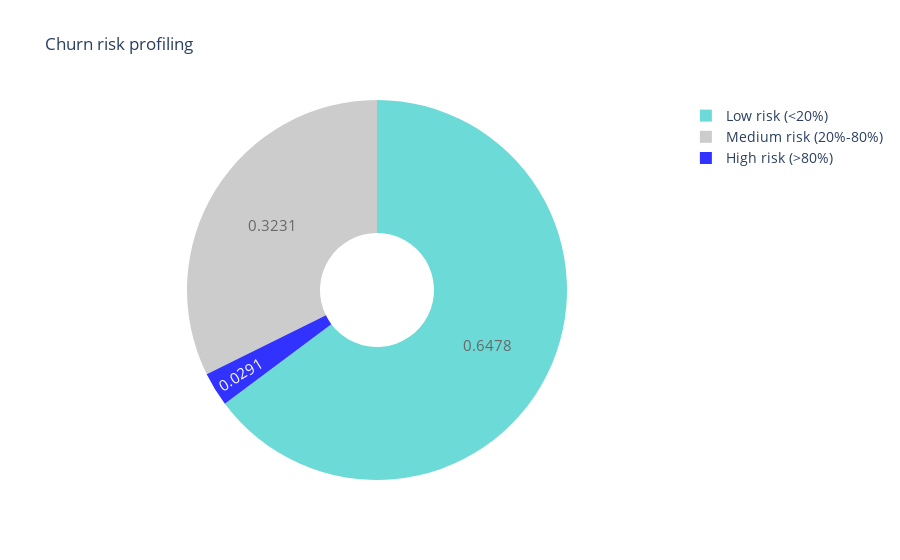

Notebook code for this chart:
### Code cell
import plotly.graph_objects as go

colors = [ 'mediumturquoise', 'silver', 'blue'] 

# Use `hole` to create a donut-like pie chart
fig = go.Figure(data=[go.Pie(labels=proba_df['risk_rating'].value_counts().reset_index()['index'], 
                             values=proba_df['risk_rating'].value_counts().reset_index()['risk_rating'], 
                             textfont_size=15,
                             opacity=0.8,
                             marker_colors=colors, 
                             texttemplate="%{percent:.0%f}",
                             hole=.3)])


fig.update_layout(title_text='Churn risk profiling', 
                  template='plotly_white',
                  legend=dict(
                        font=dict(
                            size=14,
                        ),)
                  
                 )
fig.show()

### Figure 1 — Plotly figure (JSON) as saved in the notebook; plotly's stock layout.template omitted (floating-point values rounded to 4 significant figures)
{"data": [{"hole": 0.3, "labels": ["Low risk (<20%)", "Medium risk (20%-80%)", "High risk (>80%)"], "marker": {"colors": ["mediumturquoise", "silver", "blue"]}, "opacity": 0.8, "textfont": {"size": 15}, "texttemplate": "%{percent:.0%f}", "type": "pie", "values": [6478, 3231, 291]}], "layout": {"autosize": true, "legend": {"font": {"size": 14}}, "title": {"text": "Churn risk profiling"}}}
